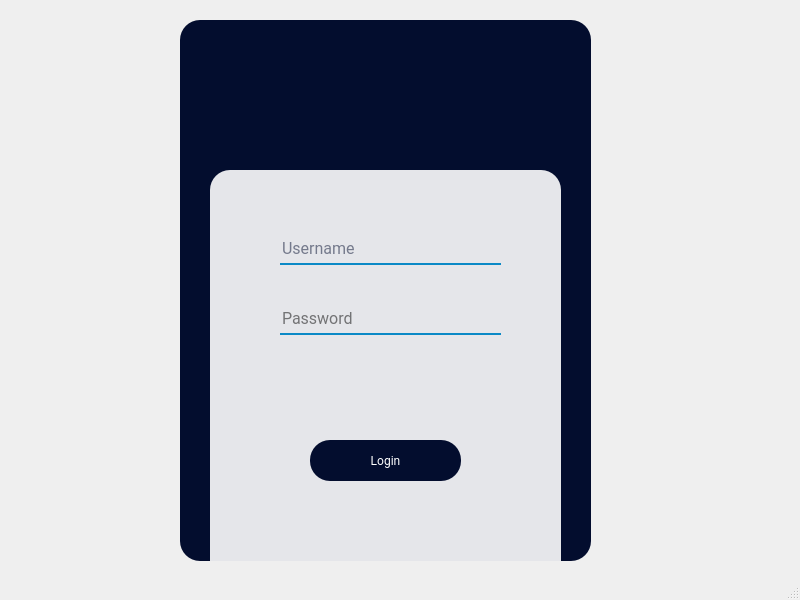
<?xml version="1.0" encoding="UTF-8"?>
<ui version="4.0">
 <class>MainWindow</class>
 <widget class="QMainWindow" name="MainWindow">
  <property name="geometry">
   <rect>
    <x>0</x>
    <y>0</y>
    <width>800</width>
    <height>600</height>
   </rect>
  </property>
  <property name="windowTitle">
   <string>MainWindow</string>
  </property>
  <widget class="QWidget" name="centralwidget">
   <widget class="QWidget" name="widget" native="true">
    <property name="geometry">
     <rect>
      <x>180</x>
      <y>20</y>
      <width>411</width>
      <height>541</height>
     </rect>
    </property>
    <property name="minimumSize">
     <size>
      <width>331</width>
      <height>401</height>
     </size>
    </property>
    <property name="styleSheet">
     <string notr="true">QWidget {
	background-color: #030D2E;
	border-radius: 20px;
}</string>
    </property>
    <widget class="QWidget" name="widget_2" native="true">
     <property name="enabled">
      <bool>true</bool>
     </property>
     <property name="geometry">
      <rect>
       <x>30</x>
       <y>150</y>
       <width>351</width>
       <height>411</height>
      </rect>
     </property>
     <property name="minimumSize">
      <size>
       <width>331</width>
       <height>401</height>
      </size>
     </property>
     <property name="styleSheet">
      <string notr="true">QWidget {
	background-color: rgba(255, 255, 255, 90%);
	border-radius: 20px;
}</string>
     </property>
     <widget class="QLineEdit" name="lineEdit_5">
      <property name="geometry">
       <rect>
        <x>70</x>
        <y>70</y>
        <width>221</width>
        <height>25</height>
       </rect>
      </property>
      <property name="styleSheet">
       <string notr="true">background-color: rgba(0, 0 ,0, 0);
border: none;
border-bottom: 2px solid rgba(11,137,198,255);
color: #030D2E;
padding-bottom: 7px;
font-size:  16px;
font-family: Roboto, Sans Serif;</string>
      </property>
      <property name="placeholderText">
       <string>Username</string>
      </property>
     </widget>
     <widget class="QLineEdit" name="lineEdit_6">
      <property name="geometry">
       <rect>
        <x>70</x>
        <y>140</y>
        <width>221</width>
        <height>25</height>
       </rect>
      </property>
      <property name="styleSheet">
       <string notr="true">background-color: rgba(0, 0 ,0, 0);
border: none;
border-bottom: 2px solid rgba(11,137,198,255);
color: : #030D2E;
padding-bottom: 7px;
font-size: 16px;
font-family: Roboto, Sans Serif;</string>
      </property>
      <property name="text">
       <string/>
      </property>
      <property name="placeholderText">
       <string>Password</string>
      </property>
     </widget>
     <widget class="QPushButton" name="pushButton">
      <property name="geometry">
       <rect>
        <x>100</x>
        <y>270</y>
        <width>151</width>
        <height>41</height>
       </rect>
      </property>
      <property name="styleSheet">
       <string notr="true">background-color: #030D2E;
color: rgba(255, 255, 255, 255);
font-family: Roboto, Sans Serif;</string>
      </property>
      <property name="text">
       <string>Login</string>
      </property>
      <property name="shortcut">
       <string/>
      </property>
      <property name="checkable">
       <bool>false</bool>
      </property>
      <property name="autoDefault">
       <bool>false</bool>
      </property>
     </widget>
    </widget>
    <widget class="QLabel" name="label">
     <property name="geometry">
      <rect>
       <x>150</x>
       <y>20</y>
       <width>101</width>
       <height>101</height>
      </rect>
     </property>
     <property name="text">
      <string/>
     </property>
     <property name="pixmap">
      <pixmap>../Downloads/Icon_Profile.png</pixmap>
     </property>
     <property name="scaledContents">
      <bool>true</bool>
     </property>
     <property name="textInteractionFlags">
      <set>Qt::LinksAccessibleByMouse</set>
     </property>
    </widget>
   </widget>
  </widget>
  <widget class="QMenuBar" name="menubar">
   <property name="geometry">
    <rect>
     <x>0</x>
     <y>0</y>
     <width>800</width>
     <height>22</height>
    </rect>
   </property>
  </widget>
  <widget class="QStatusBar" name="statusbar"/>
 </widget>
 <resources/>
 <connections/>
</ui>
